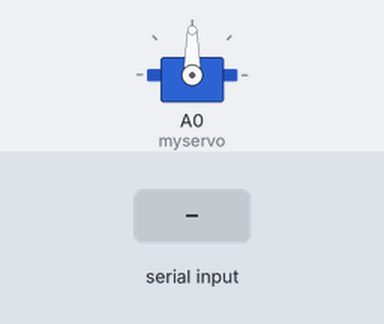
A sketch run on a simulated Arduino Uno, built with avr-gcc and run on an emulated ATmega328P. On the bench: servo. The test bench sets the inputs (shaded band).

Above: at 1.2 s.
1.3 s: "1\n" received over Serial
At 1.6 s:
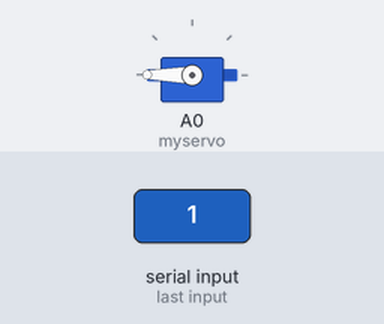
2.8 s: "0\n" received over Serial
At 3.9 s:
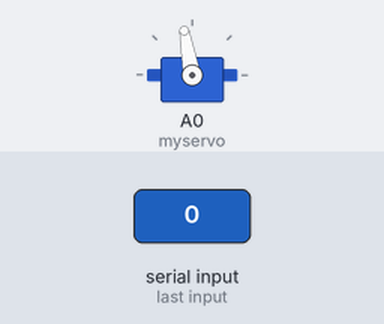
Timing chart, 0 to 5.8 s (numbered marks = the images above; inputs shaded):
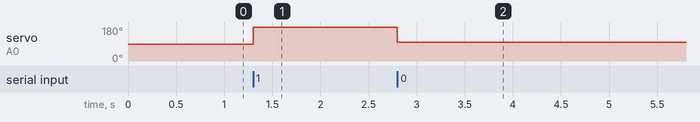

Measured:
- after the input at 1.3 s, servo on A0 (myservo): 90° → 180° at once
- after the input at 2.8 s, servo on A0 (myservo): 180° → 100° at once

The sketch:

ServoPython.ino
```cpp
// test serial number
#include <Servo.h>
Servo myservo;

int pos = 0;
int x;


void setup() {
  Serial.begin(115200);
  Serial.setTimeout(1);
  myservo.attach(A0);  // attaches the servo on pin A0 to the servo object

}

void loop() {
  while (!Serial.available());
  x = Serial.readString().toInt();

  if (x == 1) {
  myservo.write(180);
  delay(1500);
}

  else if(x == 0){
    myservo.write(100);
    delay(1500);
  }

}

/*
void green() {
  for (pos = 0; pos <= 90; pos += 1) { // goes from 0 degrees to 180 degrees
    // in steps of 1 degree
    myservo.write(pos);              // tell servo to go to position in variable 'pos'
    delay(15);                       // waits 15ms for the servo to reach the position
  }
  exit(0);
}

void nogreen() {
for (pos = 90; pos >= 0; pos -= 1) { // goes from 180 degrees to 0 degrees
    myservo.write(pos);              // tell servo to go to position in variable 'pos'
    delay(15);                       // waits 15ms for the servo to reach the position
  }                       // waits 15ms for the servo to reach the position
  }
  */
```
